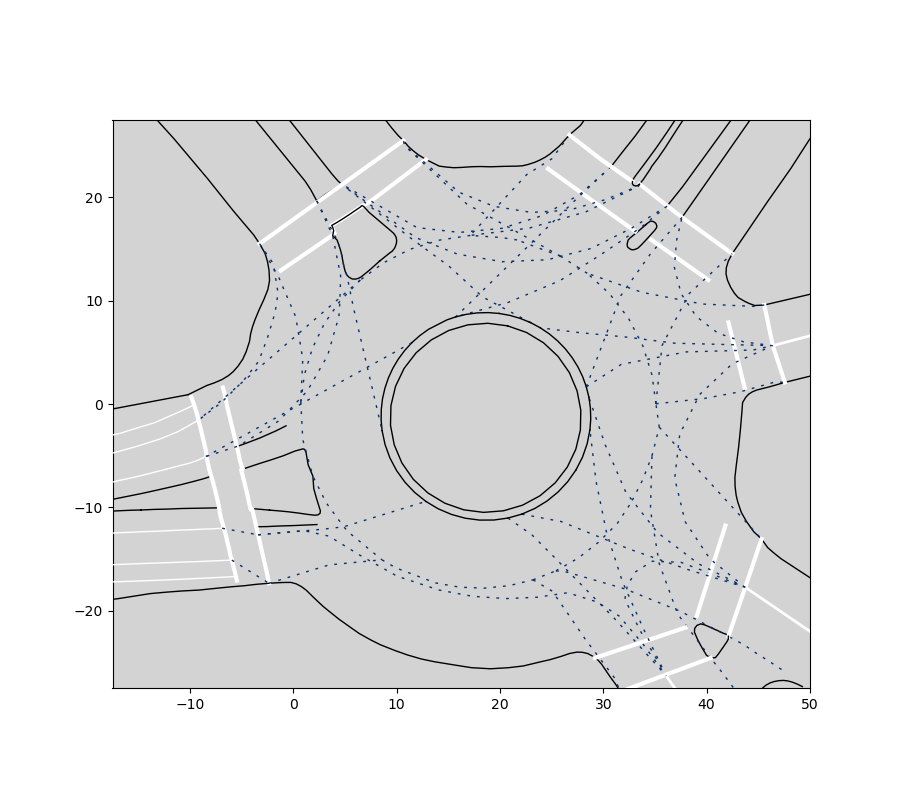
#> input picture python/image/cost_37_100.png, 900 x 800 px
$ python fig.py   (older library calls are emulated)
#> lines starting #> are read from the running program, lines starting #| are printed output that depends on the picture
#> further down, img1 is the input picture: shape (800, 900, 4) float32; mean R, G, B, A 0.887, 0.887, 0.889, 1
import matplotlib.pyplot as plt
import matplotlib.image as img
from matplotlib import transforms

def cv2_clipped_zoom(img, zoom_factor):
#> called with zoom_factor = 0.5
    import cv2
    import numpy as np
    """
    Center zoom in/out of the given image and returning an enlarged/shrinked view of
    the image without changing dimensions
    Args:
        img : Image array
        zoom_factor : amount of zoom as a ratio (0 to Inf)
    """
    height, width = img.shape[:2] # It's also the final desired shape
#> height = 800; width = 900
    new_height, new_width = int(height * zoom_factor), int(width * zoom_factor)
#> new_height = 400; new_width = 450

    ### Crop only the part that will remain in the result (more efficient)
    # Centered bbox of the final desired size in resized (larger/smaller) image coordinates
    y1, x1 = max(0, new_height - height) // 2, max(0, new_width - width) // 2
#> y1 = 0; x1 = 0
    y2, x2 = y1 + height, x1 + width
#> y2 = 800; x2 = 900
    bbox = np.array([y1,x1,y2,x2])
#> bbox = [0, 0, 800, 900]
    # Map back to original image coordinates
    bbox = (bbox / zoom_factor).astype(np.int)
#> bbox = [0, 0, 1600, 1800]
    y1, x1, y2, x2 = bbox
    cropped_img = img[y1:y2, x1:x2]

    # Handle padding when downscaling
    resize_height, resize_width = min(new_height, height), min(new_width, width)
    pad_height1, pad_width1 = (height - resize_height) // 2, (width - resize_width) //2
    pad_height2, pad_width2 = (height - resize_height) - pad_height1, (width - resize_width) - pad_width1
    pad_spec = [(pad_height1, pad_height2), (pad_width1, pad_width2)] + [(0,0)] * (img.ndim - 2)

    result = cv2.resize(cropped_img, (resize_width, resize_height))
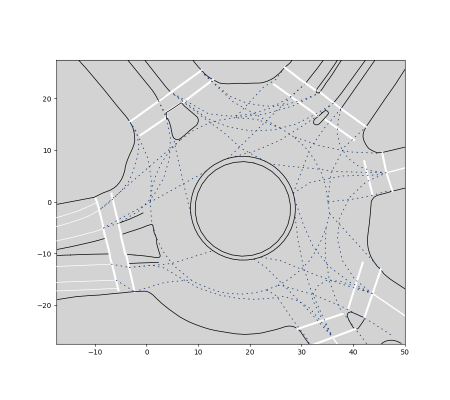
#> result: shape (400, 450, 4) float32; mean R, G, B, A 0.892, 0.892, 0.894, 1
    result = np.pad(result, pad_spec, mode='constant')
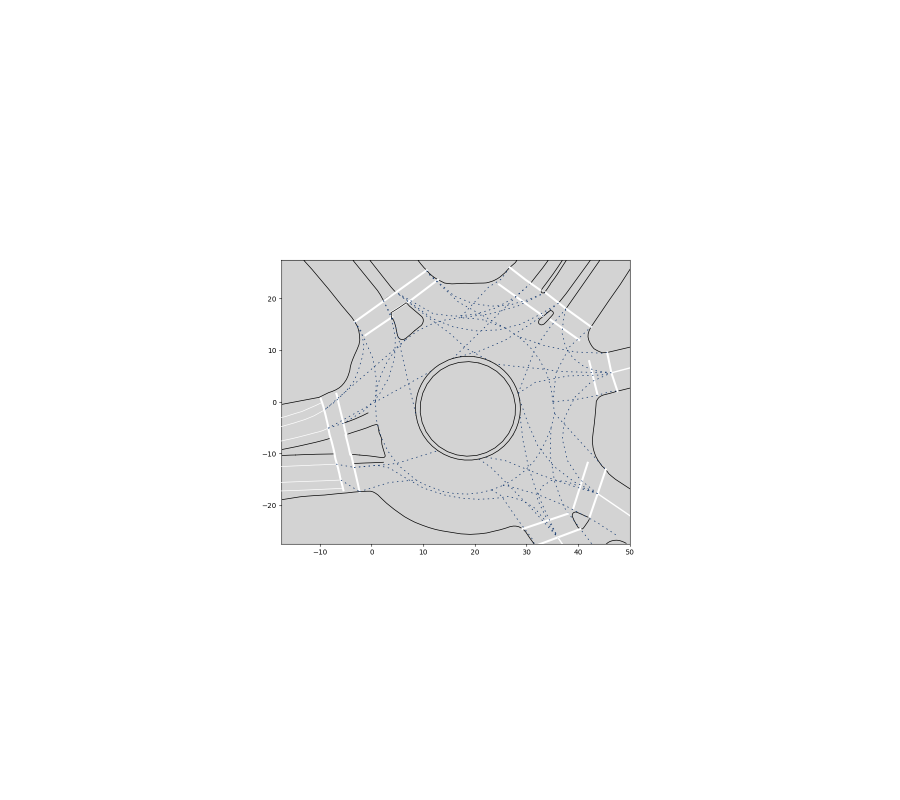
#> result: shape (800, 900, 4) float32; mean R, G, B, A 0.223, 0.223, 0.223, 0.25; transparent parts drawn white
    assert result.shape[0] == height and result.shape[1] == width
    return result

# 1. plt.figimage
fig = plt.figure(figsize=(16,16))
img1 = img.imread("cost_37_100.png")
img1 = cv2_clipped_zoom(img1, 0.5)
img1 = img1[50:, 50:, 0]
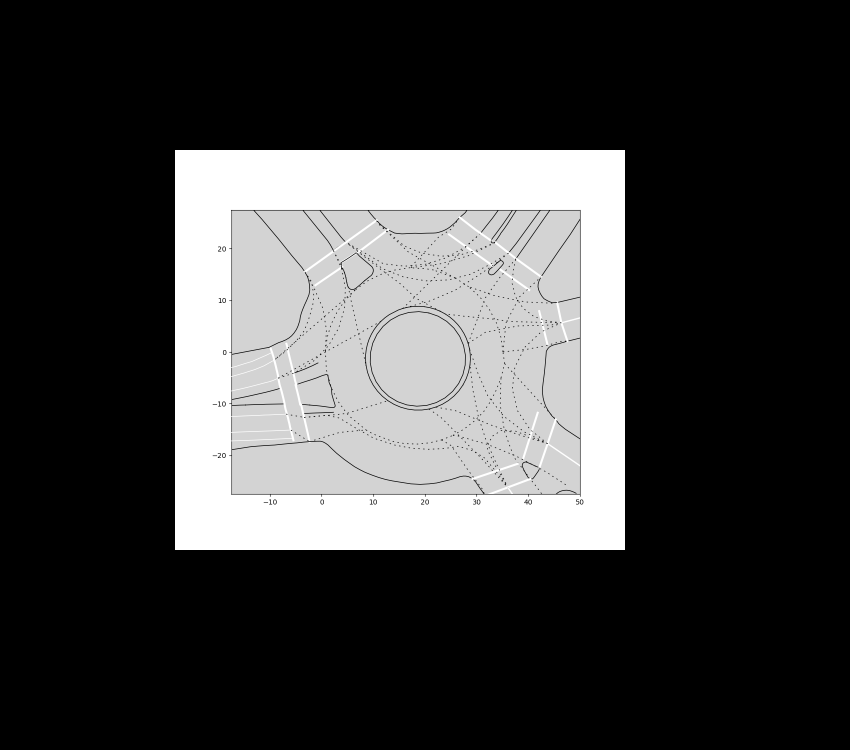
#> img1: shape (750, 850) float32; min 0, max 1, mean 0.252
trs = transforms.Affine2D().rotate_deg(45)
plt.figimage(img1, fig.bbox.xmax/2, fig.bbox.ymax/2, alpha= 0.5, cmap='Blues', transform = trs)
plt.show()

# 2. plt.imshow()
image1 = img.imread('cost_37_100.png')
fig = plt.figure(tight_layout=True)
grid = plt.GridSpec(6, 5, hspace=0.5)
plt.subplot(grid[0:4,0:4])
plt.imshow(image1)
plt.subplot(grid[4:6,0:2])
plt.imshow(image1)
plt.subplot(grid[4:6,2:4])
plt.imshow(image1)
plt.show()
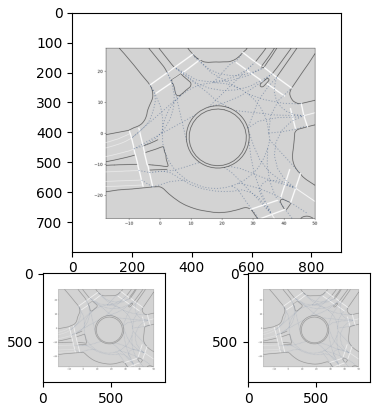
#> figure drawn by matplotlib, 3 panels
